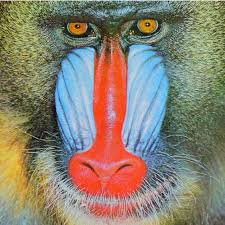
%> input picture sources/baboon.jpg, 225 x 225 px
$ octave testAutoContrast.m   (GNU Octave 9; MATLAB toolbox functions it lacks are replaced by stand-ins)
%> lines starting %> are read from the running program, lines starting %| are printed output that depends on the picture
### 8.AutoContrast/histogram.m
function h = histogram(I)

if length(size(I)) == 3
    I = rgb2gray(I);
end

h = zeros(1,256);
[r,c] = size(I);

for i = 1:r
    for j = 1:c
        a = I(i,j);
        h(a+1) = h(a+1) +1;
    end
end

### 8.AutoContrast/autoContrast.m
function I = autoContrast(I)

if length(size(I)) == 3
    I = rgb2gray(I);
end

I = double(I);

amin = 0;
amax = 255;
alow = min(min(I));
ahigh = max(max(I));

[r,c] = size(I);

for i = 1:r
    for j = 1:c
        a = I(i,j);
        I(i,j) = amin + ((a-alow)*(amax-amin))/(ahigh-alow);
    end
end

I = uint8(I);
end

### 8.AutoContrast/testAutoContrast.m
I = imread('../sources/baboon.jpg');
%> I is the input picture: size 225x225x3 uint8; mean R, G, B 137.8, 129.7, 113.7
h1 = histogram(I);
%> in histogram, `I = rgb2gray(I);`:
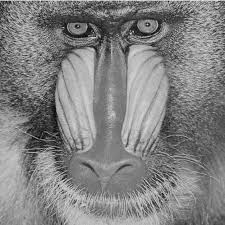
%> I: size 225x225 uint8; min 0, max 239, mean 130.3
%> after the loop in histogram, `for i = 1:r`: h = 256 values, max 594 at index 121, min 0 at index 3, mean 197.8
%> h1 has the same summary as h in histogram
J = autoContrast(I);
%> in autoContrast, `alow = min(min(I));`: alow = 0
%> in autoContrast, `ahigh = max(max(I));`: ahigh = 239
h2 = histogram(J);
%> h2 = 256 values, max 594 at index 129, min 0 at index 3, mean 197.8

subplot(2,2,1); imshow(rgb2gray(I)); hold on; title("Original GS Image");
subplot(2,2,2); bar(h1); hold on; title("GS Hist.");
subplot(2,2,3); imshow(J); hold on; title("AC Image");
subplot(2,2,4); bar(h2); hold on; title("AC Hist.");
%> after `title("AC Hist.")`:
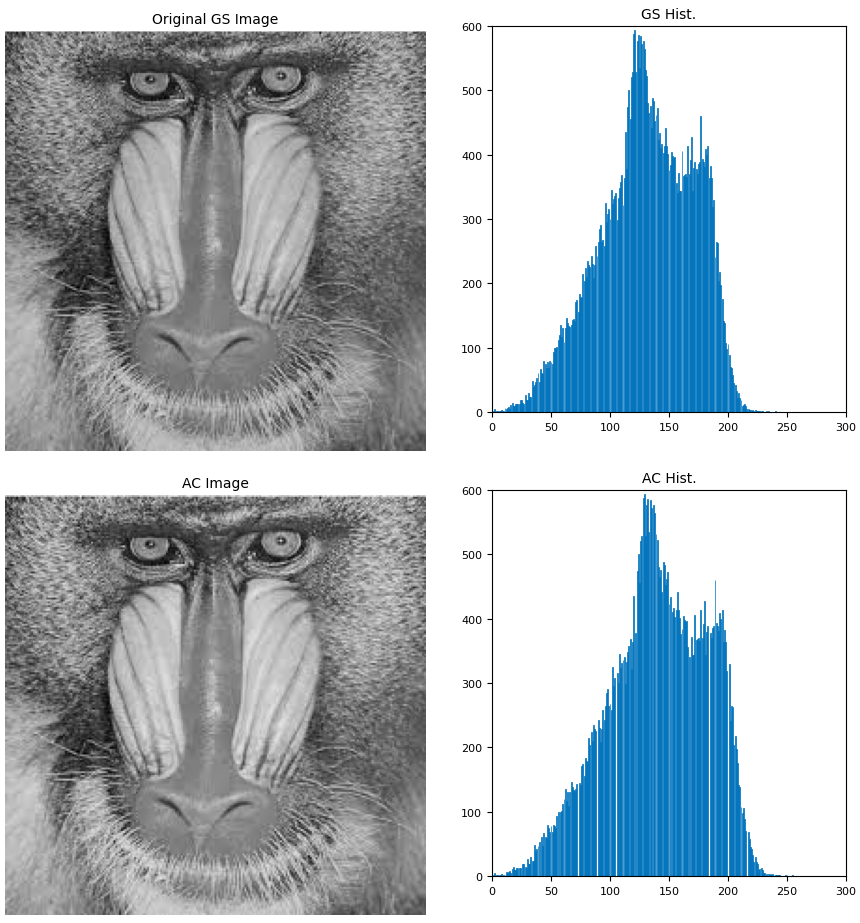
%> figure redrawn from the program's plot data, 4 panels

$ run again, with sources/leaves.jpg copied over sources/baboon.jpg
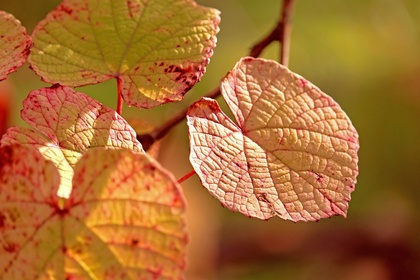
%> input picture sources/leaves.jpg, 420 x 280 px, shrunk from 1280 x 853 before the run
%> I is the input picture: size 280x420x3 uint8; mean R, G, B 167, 107.4, 48.7
%> in histogram, `I = rgb2gray(I);`:
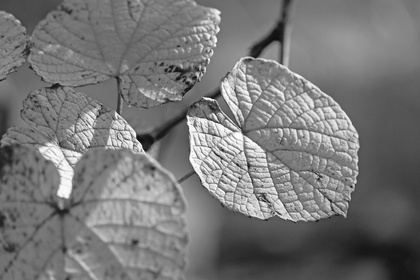
%> I: size 280x420 uint8; min 14, max 254, mean 118.5
%> after the loop in histogram, `for i = 1:r`: h = 256 values, max 2239 at index 120, min 0 at index 1, mean 459.4
%> h1 has the same summary as h in histogram
%> alow = 14
%> ahigh = 254
%> h2 = 256 values, max 2239 at index 113, min 0 at index 9, mean 459.4
%> `title("AC Hist.")`:
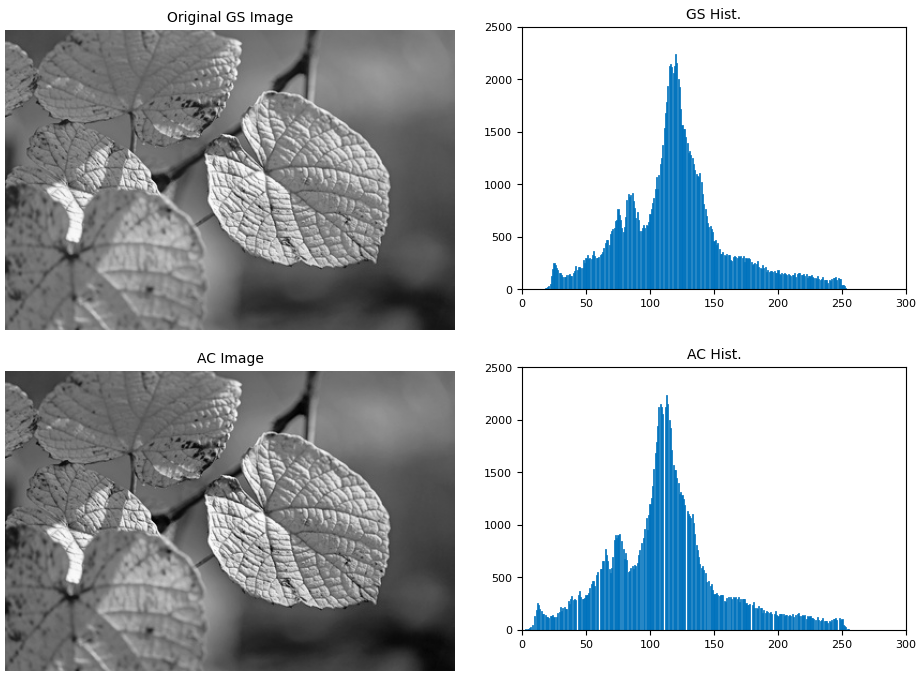
%> figure redrawn from the program's plot data, 4 panels
